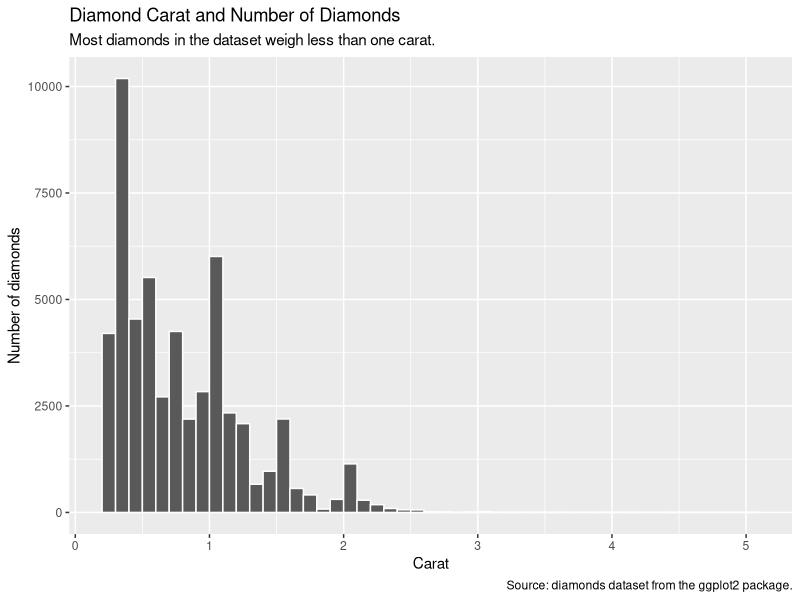

Here is the R script that generated this plot:
library(tidyverse)

hist_p <- ggplot(diamonds, aes(x = carat)) +
	geom_histogram(binwidth = 0.1, boundary = 0, colour = "white") +
	labs(
		title = "Diamond Carat and Number of Diamonds",
		subtitle = "Most diamonds in the dataset weigh less than one carat.",
		x = "Carat",
		y = "Number of diamonds",
		caption = "Source: diamonds dataset from the ggplot2 package."
	)

ggsave(plot = hist_p, file = "diamonds.png")
